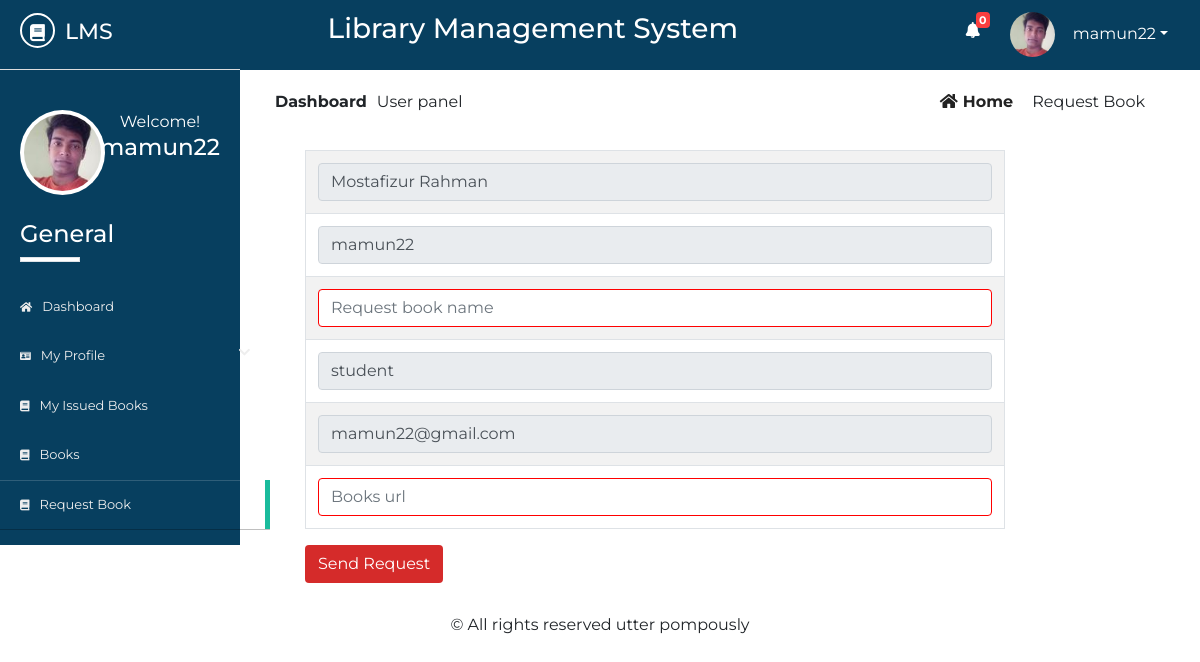
Screenshot of /Source/librarian/user/student/request-book.php (signed in) with the database file from the repository.
### tables this page shows
CREATE TABLE IF NOT EXISTS `std_registration` (
  `id` int NOT NULL AUTO_INCREMENT,
  `name` varchar(50) NOT NULL,
  `username` varchar(50) NOT NULL,
  `password` varchar(50) NOT NULL,
  `email` varchar(50) NOT NULL,
  `phone` varchar(50) NOT NULL,
  `sem` varchar(10) NOT NULL,
  `dept` varchar(10) NOT NULL,
  `session` varchar(5) NOT NULL,
  `regno` varchar(20) NOT NULL,
  `address` varchar(100) NOT NULL,
  `utype` varchar(7) NOT NULL,
  `photo` varchar(500) NOT NULL,
  `status` varchar(7) NOT NULL,
  `vkey` varchar(250) NOT NULL,
  `verified` varchar(3) NOT NULL,
  PRIMARY KEY (`id`)
);

### Source/librarian/user/student/request-book.php (the view, shortened to what this page needs)
       <?php
   $page = 'rbook';
   include 'inc/header.php';
   include 'inc/connection.php';
?>
<div class="dashboard-content">
	<div class="dashboard-header">
		<div class="container">
			<div class="row">
				<div class="col-md-6">
					<div class="left">
						<p><span>dashboard</span>User panel</p>
					</div>
				</div>
				<div class="col-md-6">
					<div class="right text-right">
						<a href="dashboard.php"><i class="fas fa-home"></i>home</a>
						<span class="disabled">request book</span>
					</div>
				</div>
			</div>
			<div class="st-issuedBook">
                   <?php
                      $res5 = mysqli_query($link, "select * from std_registration where username='$_SESSION[student]' ");
                      while($row5 = mysqli_fetch_array($res5)){
                          $name      = $row5['name'];
                          $username  = $row5['username'];
                          $email     = $row5['email'];
                          $utype     = $row5['utype'];
                      }
                   ?>
				<form action="" method="post" class="issue-content">
					<table class="table table-bordered table-striped">
						<tr>
                               <td>
                                 <input type="text" class="form-control" name="name" value="<?php echo $name; ?>" disabled>
                               </td>
                           </tr>
                           <tr>
                               <td>
                                 <input type="text" class="form-control" name="username" value="<?php echo $username; ?>" disabled>
                               </td>
                           </tr>
                           <tr>
                               <td>
                                 <input type="text" class="form-control bdr" name="bname" value="" placeholder="Request book name">
                               </td>
                           </tr>
                           <tr>
                               <td>
                                   <input type="text" class="form-control" value="student" name="<?php echo $utype; ?>" disabled>
                               </td>
                           </tr>
                           <tr>
                               <td>
                                 <input type="text" class="form-control" name="email" value="<?php echo $email; ?>" disabled>
                               </td>
                           </tr>
                           <tr>
                               <td>
                                 <input type="text" class="form-control bdr" name="burl" value="" placeholder="Books url">
                               </td>
                           </tr>
                       </table>
                       <input type="submit" name="submit" value="Send Request" class="btn">
				</form>
			</div>
		</div>
	</div>
</div>
<?php
	include 'inc/footer.php';
 ?>

### Source/librarian/user/student/inc/header.php (shortened to what this page needs)
<?php
include 'inc/connection.php';
    $res = mysqli_query($link,"select * from message where rusername='$_SESSION[student]' && read1='n'");
    $not= mysqli_num_rows($res);
?>
<!DOCTYPE html>
<html lang="en">
<head>
	<link rel="stylesheet" href="inc/css/bootstrap.min.css">
	<link rel="stylesheet" href="inc/css/bootstrap-select.min.css">
	<link rel="stylesheet" href="inc/css/fontawesome-all.min.css">
	<link rel="stylesheet" href="inc/css/datatables.min.css">
	<link rel="stylesheet" href="inc/css/pro1.css">
</head>
<body>
	<div class="main-content">
		<div class="wrapper">
			<div class="left-sidebar">
				<div class="p-title">
					<h3><a href=""><i class="fas fa-book"></i><span>lms</span></a></h3>
				</div>
				<div class="profile">
					<div class="profile-pic">
						<?php
                            $res = mysqli_query($link, "select * from std_registration where username='".$_SESSION['student']."'");
                            while ($row = mysqli_fetch_array($res)){
                                ?><img src="<?php echo $row["photo"]; ?> " height="" width="" alt="something wrong" class="rounded-circle"></a> <?php
                            }
                        ?>
					</div>
					<div class="profile-info text-center">
						<span>Welcome!</span>
						<h2><?php echo $_SESSION["student"]; ?></h2>
					</div>
				</div>
				<div class="sidebar-menu">
					<h3>General</h3>
					<div class="border"></div>
	                <ul>
	                    <li class="menu <?php if($page=='home'){ echo 'active';} ?>">
      						<a href="dashboard.php"><i class="fas fa-home"></i>Dashboard</a>
    					</li>
    				    <li class="menu menu-toggle1">
      						<a href="#"><i class="fas fa-id-card"></i>My profile <span class="fa fa-chevron-down"></span></a>
	   					</li>
    					<li class="menu <?php if($page=='ibook'){ echo 'active';} ?>">
      						<a href="my-issued-books.php"><i class="fas fa-book"></i>my issued books</a>
    					</li>
    					<li class="menu <?php if($page=='books'){ echo 'active';} ?>">
      						<a href="books.php"><i class="fas fa-book"></i>books</a>
    					</li>
    					<li class="menu <?php if($page=='rbook'){ echo 'active';} ?>">
      						<a href="request-book.php"><i class="fas fa-book"></i>request book</a>
    					</li>
    				</ul>
				</div>
			</div>
			<div class="content">
				<div class="inner">
					<div class="heading text-center">
						<h3>Library Management System</h3>
					</div>
					<div class="header-profile text-right">
						<ul>
							<li class="icon">
								<a href="notifications.php" ><i class="fas fa-bell"></i></a>
								<span class="count" onclick="window.location='notifications.php'"><b><?php echo $not; ?></b></span>
							</li>
							<li class="dropdown">
								 <?php
                                     $res = mysqli_query($link, "select * from std_registration where username='".$_SESSION['student']."'");
                                     while ($row = mysqli_fetch_array($res)){
                                         ?><a href="" class="dropdown-toggle" data-toggle="dropdown"><img src="<?php echo $row["photo"]; ?>" alt=""><span><?php echo $_SESSION["student"]; ?></span></a> <?php
                                     }
                                ?>
							</li>
						</ul>
					</div>
				</div>

### Source/librarian/user/student/inc/css/pro1.css (style rules this page uses)
* { margin: 0; padding: 0; }
body { font-family: 'Montserrat', sans-serif; }
.border { width: 60px; height: 5px; background: #fff; }
.main-content { width: 100%; height: auto; overflow: hidden; }
.main-content .left-sidebar { width: 20%; height: auto; background: #073f5f; float: left; }
.main-content .left-sidebar .p-title { width: 100%; padding: 13px; padding-left: 20px; background: #073f5f; border-bottom: 1px solid #ddd; }
.main-content .p-title a { text-decoration: none; color: #fff; font-size: 22px; text-transform: uppercase; }
.main-content .p-title a i { width: 35px; height: 35px; line-height: 35px; text-align: center; font-size: 17px; border-radius: 50%; border: 2px solid #fff; }
.main-content .p-title a span { margin-left: 10px; }
.main-content .left-sidebar .profile { width: 100%; padding: 20px; margin-top: 0; padding-top: 0; }
.main-content .left-sidebar .profile .profile-pic { width: 40%; float: left; }
.main-content .left-sidebar .profile img { width: 85px; height: 85px; position: inherit; padding: 4px; background: #fff; overflow: hidden; }
.main-content .left-sidebar .profile .profile-info { width: 60%; float: left; color: #fff; }
.main-content .left-sidebar .profile .profile-info h2 { font-size: 23px; }
.sidebar-menu { color: #fff; width: 100%; padding-top: 60px; padding-left: 0; }
.sidebar-menu h3 { margin-left: 20px; font-size: 24px; }
.sidebar-menu .border { margin-left: 20px; margin-bottom: 20px; }
.sidebar-menu ul li a { text-decoration: none; color: #eee; width: 270px; padding: 15px 20px; font-size: 13px; display: block; text-transform: capitalize; transition: all .5s ease; }
.sidebar-menu ul { padding-left: 0; }
.sidebar-menu ul li a i { margin-right: 10px; font-size: smaller; }
.sidebar-menu ul li a span { float: right; }
.content { width: 80%; height: auto; float: right; }
.content .inner { width: 100%; height: 70px; background: #073f5f; padding: 12px; }
.content .inner .heading { width: 60%; float: left; color: #fff; }
.content .inner .header-profile { width: calc(40%-20px); float: right; margin-right: 20px; position: relative; }
.content .inner .header-profile .icon i { margin-right: 30px; font-size: 16px; margin-top: 10px; }
.header-profile .dropdown span { color: #fff; margin-left: 10px; }
.header-profile .icon span { color: #fff; position: absolute; left: 10px; top: 0; font-size: 11px; width: 14px; height: 16px; line-height: 16px; text-align: center; border-radius: 4px; background: #FA3E3E; }
.header-profile ul li { list-style: none; float: left; }
.header-profile ul li i { color: #fff; }
.header-profile img { width: 40px; height: 40px; border-radius: 50%; margin-right: 8px; }
.dropdown a { text-decoration: none; color: #fff; }
.dropdown img { width: 45px; height: 45px; border-radius: 50%; }
.dashboard-content { padding-bottom: 30px; }
.dashboard-header .left { padding: 20px; }
.dashboard-header .left p span { text-transform: capitalize; margin-right: 10px; font-weight: bold; }
.dashboard-header .right { padding: 20px; margin-right: 20px; }
.dashboard-header .right a { text-transform: capitalize; text-decoration: none; color: #222; margin-right: 15px; font-weight: bold; }
.dashboard-header .right a i { margin-right: 5px; }
.dashboard-header .right span { text-transform: capitalize; }
.sidebar-menu li.active a { box-shadow: rgba(0, 0, 0, 0.25) 0 1px 0, inset rgba(255, 255, 255, 0.16) 0 1px 0; border-right: 5px solid #1ABB9C; }
.issue-content { width: 700px; margin-left: 50px; }
.issue-content .bdr { outline: 0!important; border: 1px solid red; }
.issue-content input[type=submit] { background: #D52B2A; color: white; }

### rows the page displays
std_registration: photo (picture), name "Mostafizur Rahman", username "mamun22", student "student", email "mamun22@gmail.com"

### other values shown
$_SESSION["student"] "mamun22"
$not "0"
